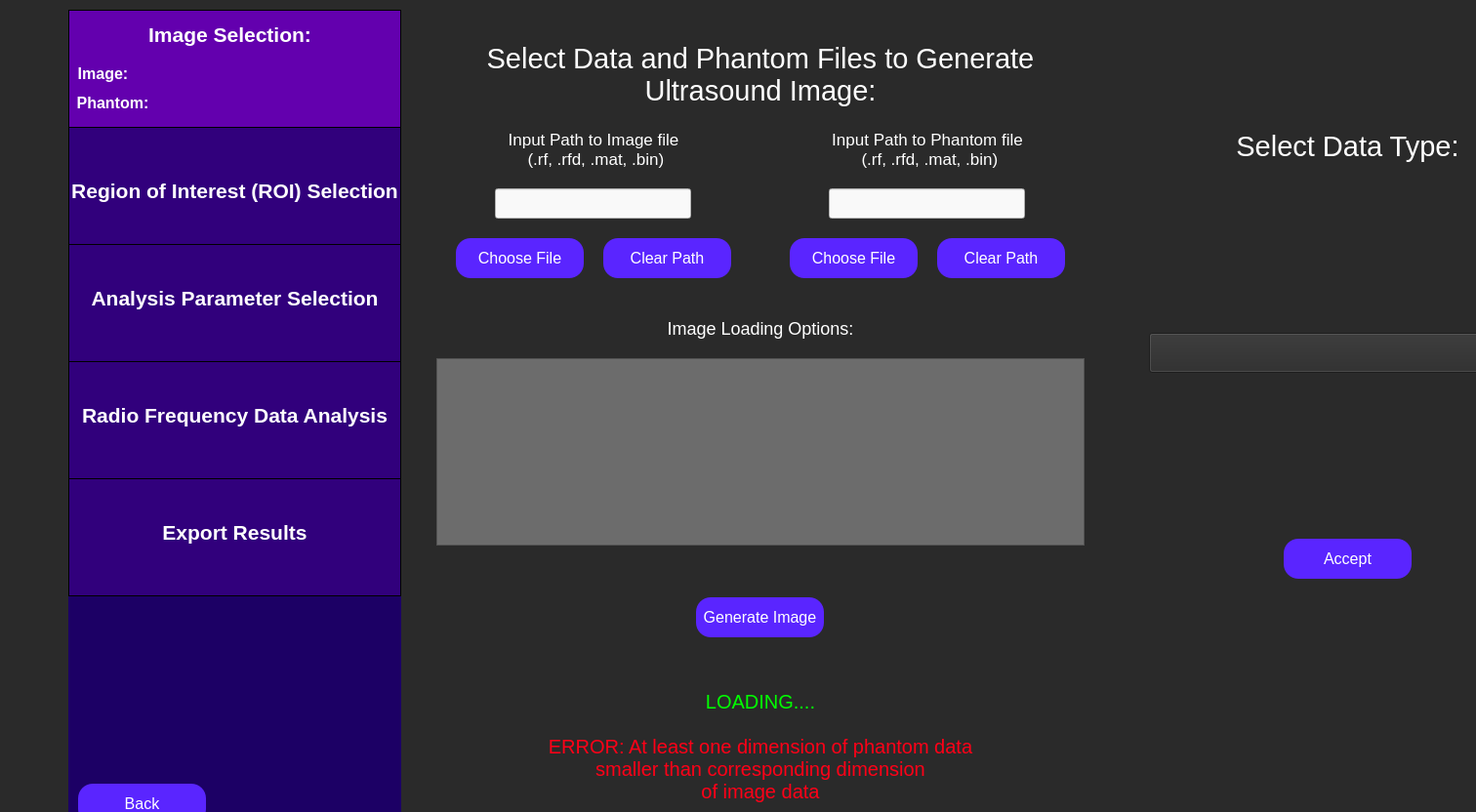
<?xml version="1.0" encoding="UTF-8"?>
<ui version="4.0">
 <class>selectImage</class>
 <widget class="QWidget" name="selectImage">
  <property name="geometry">
   <rect>
    <x>0</x>
    <y>0</y>
    <width>1512</width>
    <height>832</height>
   </rect>
  </property>
  <property name="minimumSize">
   <size>
    <width>201</width>
    <height>31</height>
   </size>
  </property>
  <property name="maximumSize">
   <size>
    <width>16777215</width>
    <height>16777215</height>
   </size>
  </property>
  <property name="windowTitle">
   <string>Select Ultrasound Image</string>
  </property>
  <property name="styleSheet">
   <string notr="true">QWidget {
	background: rgb(42, 42, 42);
}</string>
  </property>
  <widget class="QWidget" name="horizontalLayoutWidget">
   <property name="geometry">
    <rect>
     <x>70</x>
     <y>10</y>
     <width>1545</width>
     <height>844</height>
    </rect>
   </property>
   <layout class="QHBoxLayout" name="full_screen_layout" stretch="1,5,5">
    <item>
     <layout class="QVBoxLayout" name="side_bar_layout" stretch="0,0">
      <property name="spacing">
       <number>0</number>
      </property>
      <property name="sizeConstraint">
       <enum>QLayout::SetMaximumSize</enum>
      </property>
      <item>
       <widget class="QWidget" name="sidebar" native="true">
        <property name="minimumSize">
         <size>
          <width>341</width>
          <height>601</height>
         </size>
        </property>
        <property name="maximumSize">
         <size>
          <width>241</width>
          <height>601</height>
         </size>
        </property>
        <property name="toolTip">
         <string>&lt;html&gt;&lt;head/&gt;&lt;body&gt;&lt;p&gt;&lt;br/&gt;&lt;/p&gt;&lt;/body&gt;&lt;/html&gt;</string>
        </property>
        <property name="styleSheet">
         <string notr="true">QWidget {
	background-color: rgb(28, 0, 101);
}</string>
        </property>
        <widget class="QFrame" name="imageSelectionSidebar">
         <property name="geometry">
          <rect>
           <x>0</x>
           <y>0</y>
           <width>341</width>
           <height>121</height>
          </rect>
         </property>
         <property name="minimumSize">
          <size>
           <width>341</width>
           <height>121</height>
          </size>
         </property>
         <property name="maximumSize">
          <size>
           <width>341</width>
           <height>121</height>
          </size>
         </property>
         <property name="styleSheet">
          <string notr="true">QFrame {
	background-color: rgb(99, 0, 174);
	border: 1px solid black;
}</string>
         </property>
         <property name="frameShape">
          <enum>QFrame::StyledPanel</enum>
         </property>
         <property name="frameShadow">
          <enum>QFrame::Raised</enum>
         </property>
         <widget class="QLabel" name="imageSelectionLabelSidebar">
          <property name="geometry">
           <rect>
            <x>70</x>
            <y>0</y>
            <width>191</width>
            <height>51</height>
           </rect>
          </property>
          <property name="styleSheet">
           <string notr="true">QLabel {
	font-size: 21px;
	color: rgb(255, 255, 255);
	background-color: rgba(255, 255, 255, 0);
	border: 0px;
	font-weight: bold;
}</string>
          </property>
          <property name="text">
           <string>Image Selection:</string>
          </property>
          <property name="alignment">
           <set>Qt::AlignCenter</set>
          </property>
         </widget>
         <widget class="QLabel" name="imageLabel">
          <property name="geometry">
           <rect>
            <x>-60</x>
            <y>40</y>
            <width>191</width>
            <height>51</height>
           </rect>
          </property>
          <property name="styleSheet">
           <string notr="true">QLabel {
	font-size: 16px;
	color: rgb(255, 255, 255);
	background-color: rgba(255, 255, 255, 0);
	border: 0px;
	font-weight: bold;
}</string>
          </property>
          <property name="text">
           <string>Image:</string>
          </property>
          <property name="alignment">
           <set>Qt::AlignCenter</set>
          </property>
         </widget>
         <widget class="QLabel" name="phantomLabel">
          <property name="geometry">
           <rect>
            <x>-50</x>
            <y>70</y>
            <width>191</width>
            <height>51</height>
           </rect>
          </property>
          <property name="styleSheet">
           <string notr="true">QLabel {
	font-size: 16px;
	color: rgb(255, 255, 255);
	background-color: rgba(255, 255, 255, 0);
	border: 0px;
	font-weight: bold
}</string>
          </property>
          <property name="text">
           <string>Phantom:</string>
          </property>
          <property name="alignment">
           <set>Qt::AlignCenter</set>
          </property>
         </widget>
        </widget>
        <widget class="QFrame" name="roiSidebar">
         <property name="geometry">
          <rect>
           <x>0</x>
           <y>120</y>
           <width>341</width>
           <height>121</height>
          </rect>
         </property>
         <property name="maximumSize">
          <size>
           <width>341</width>
           <height>121</height>
          </size>
         </property>
         <property name="styleSheet">
          <string notr="true">QFrame {
	background-color: rgb(49, 0, 124);
	border: 1px solid black;
}</string>
         </property>
         <property name="frameShape">
          <enum>QFrame::StyledPanel</enum>
         </property>
         <property name="frameShadow">
          <enum>QFrame::Raised</enum>
         </property>
         <widget class="QLabel" name="roiSidebarLabel">
          <property name="geometry">
           <rect>
            <x>0</x>
            <y>40</y>
            <width>341</width>
            <height>51</height>
           </rect>
          </property>
          <property name="styleSheet">
           <string notr="true">QLabel {
	font-size: 21px;
	color: rgb(255, 255, 255);
	background-color: rgba(255, 255, 255, 0);
	border: 0px;
	font-weight: bold;
}</string>
          </property>
          <property name="text">
           <string>Region of Interest (ROI) Selection</string>
          </property>
          <property name="alignment">
           <set>Qt::AlignCenter</set>
          </property>
         </widget>
        </widget>
        <widget class="QFrame" name="rfAnalysisSidebar">
         <property name="geometry">
          <rect>
           <x>0</x>
           <y>360</y>
           <width>341</width>
           <height>121</height>
          </rect>
         </property>
         <property name="minimumSize">
          <size>
           <width>341</width>
           <height>121</height>
          </size>
         </property>
         <property name="maximumSize">
          <size>
           <width>341</width>
           <height>121</height>
          </size>
         </property>
         <property name="styleSheet">
          <string notr="true">QFrame {
	background-color:  rgb(49, 0, 124);
	border: 1px solid black;
}</string>
         </property>
         <property name="frameShape">
          <enum>QFrame::StyledPanel</enum>
         </property>
         <property name="frameShadow">
          <enum>QFrame::Raised</enum>
         </property>
         <widget class="QLabel" name="rfAnalysisLabel">
          <property name="geometry">
           <rect>
            <x>0</x>
            <y>30</y>
            <width>341</width>
            <height>51</height>
           </rect>
          </property>
          <property name="styleSheet">
           <string notr="true">QLabel {
	font-size: 21px;
	color: rgb(255, 255, 255);
	background-color: rgba(255, 255, 255, 0);
	border: 0px;
	font-weight: bold;
}</string>
          </property>
          <property name="text">
           <string>Radio Frequency Data Analysis</string>
          </property>
          <property name="alignment">
           <set>Qt::AlignCenter</set>
          </property>
         </widget>
        </widget>
        <widget class="QFrame" name="exportResultsSidebar">
         <property name="geometry">
          <rect>
           <x>0</x>
           <y>480</y>
           <width>341</width>
           <height>121</height>
          </rect>
         </property>
         <property name="minimumSize">
          <size>
           <width>341</width>
           <height>121</height>
          </size>
         </property>
         <property name="maximumSize">
          <size>
           <width>341</width>
           <height>121</height>
          </size>
         </property>
         <property name="styleSheet">
          <string notr="true">QFrame {
	background-color:  rgb(49, 0, 124);
	border: 1px solid black;
}</string>
         </property>
         <property name="frameShape">
          <enum>QFrame::StyledPanel</enum>
         </property>
         <property name="frameShadow">
          <enum>QFrame::Raised</enum>
         </property>
         <widget class="QLabel" name="exportResultsLabel">
          <property name="geometry">
           <rect>
            <x>20</x>
            <y>30</y>
            <width>301</width>
            <height>51</height>
           </rect>
          </property>
          <property name="styleSheet">
           <string notr="true">QLabel {
	font-size: 21px;
	color: rgb(255, 255, 255);
	background-color: rgba(255, 255, 255, 0);
	border: 0px;
	font-weight: bold;
}</string>
          </property>
          <property name="text">
           <string>Export Results</string>
          </property>
          <property name="alignment">
           <set>Qt::AlignCenter</set>
          </property>
         </widget>
        </widget>
        <widget class="QFrame" name="analysisParamsSidebar">
         <property name="geometry">
          <rect>
           <x>0</x>
           <y>240</y>
           <width>341</width>
           <height>121</height>
          </rect>
         </property>
         <property name="maximumSize">
          <size>
           <width>341</width>
           <height>121</height>
          </size>
         </property>
         <property name="styleSheet">
          <string notr="true">QFrame {
	background-color: rgb(49, 0, 124);
	border: 1px solid black;
}</string>
         </property>
         <property name="frameShape">
          <enum>QFrame::StyledPanel</enum>
         </property>
         <property name="frameShadow">
          <enum>QFrame::Raised</enum>
         </property>
         <widget class="QLabel" name="analysisParamsLabel">
          <property name="geometry">
           <rect>
            <x>0</x>
            <y>30</y>
            <width>341</width>
            <height>51</height>
           </rect>
          </property>
          <property name="styleSheet">
           <string notr="true">QLabel {
	font-size: 21px;
	color: rgb(255, 255, 255);
	background-color: rgba(255, 255, 255, 0);
	border: 0px;
	font-weight:bold;
}</string>
          </property>
          <property name="text">
           <string>Analysis Parameter Selection</string>
          </property>
          <property name="alignment">
           <set>Qt::AlignCenter</set>
          </property>
         </widget>
        </widget>
       </widget>
      </item>
      <item>
       <widget class="QFrame" name="gridFrame">
        <property name="minimumSize">
         <size>
          <width>341</width>
          <height>0</height>
         </size>
        </property>
        <property name="maximumSize">
         <size>
          <width>341</width>
          <height>16777215</height>
         </size>
        </property>
        <property name="styleSheet">
         <string notr="true">QFrame {
	background-color: rgb(28, 0, 101);
}</string>
        </property>
        <layout class="QGridLayout" name="backButtonGrid" rowstretch="0,0">
         <property name="sizeConstraint">
          <enum>QLayout::SetMinAndMaxSize</enum>
         </property>
         <property name="leftMargin">
          <number>10</number>
         </property>
         <property name="topMargin">
          <number>10</number>
         </property>
         <property name="rightMargin">
          <number>10</number>
         </property>
         <property name="bottomMargin">
          <number>10</number>
         </property>
         <item row="0" column="0">
          <spacer name="verticalSpacer">
           <property name="orientation">
            <enum>Qt::Vertical</enum>
           </property>
           <property name="sizeHint" stdset="0">
            <size>
             <width>20</width>
             <height>40</height>
            </size>
           </property>
          </spacer>
         </item>
         <item row="1" column="1">
          <spacer name="horizontalSpacer">
           <property name="orientation">
            <enum>Qt::Horizontal</enum>
           </property>
           <property name="sizeHint" stdset="0">
            <size>
             <width>40</width>
             <height>20</height>
            </size>
           </property>
          </spacer>
         </item>
         <item row="1" column="0">
          <widget class="QPushButton" name="back_button">
           <property name="minimumSize">
            <size>
             <width>131</width>
             <height>41</height>
            </size>
           </property>
           <property name="maximumSize">
            <size>
             <width>131</width>
             <height>41</height>
            </size>
           </property>
           <property name="styleSheet">
            <string notr="true">QPushButton {
	color: white;
	font-size: 16px;
	background: rgb(90, 37, 255);
	border-radius: 15px;
}</string>
           </property>
           <property name="text">
            <string>Back</string>
           </property>
          </widget>
         </item>
        </layout>
       </widget>
      </item>
     </layout>
    </item>
    <item>
     <layout class="QVBoxLayout" name="img_selection_layout" stretch="2,2,0,0,3,0,2">
      <property name="spacing">
       <number>20</number>
      </property>
      <property name="leftMargin">
       <number>30</number>
      </property>
      <property name="topMargin">
       <number>30</number>
      </property>
      <property name="rightMargin">
       <number>30</number>
      </property>
      <property name="bottomMargin">
       <number>30</number>
      </property>
      <item>
       <widget class="QLabel" name="select_data_label">
        <property name="styleSheet">
         <string notr="true">QLabel {
	font-size: 29px;
	color: rgb(255, 255, 255);
	background-color: rgba(255, 255, 255, 0);
}</string>
        </property>
        <property name="text">
         <string>Select Data and Phantom Files to Generate Ultrasound Image:</string>
        </property>
        <property name="textFormat">
         <enum>Qt::AutoText</enum>
        </property>
        <property name="scaledContents">
         <bool>false</bool>
        </property>
        <property name="alignment">
         <set>Qt::AlignCenter</set>
        </property>
        <property name="wordWrap">
         <bool>true</bool>
        </property>
       </widget>
      </item>
      <item>
       <layout class="QHBoxLayout" name="chooseImgPhantLayout">
        <item>
         <layout class="QVBoxLayout" name="chooseImgLayout">
          <property name="leftMargin">
           <number>20</number>
          </property>
          <property name="rightMargin">
           <number>20</number>
          </property>
          <item>
           <spacer name="verticalSpacer_2">
            <property name="orientation">
             <enum>Qt::Vertical</enum>
            </property>
            <property name="sizeHint" stdset="0">
             <size>
              <width>20</width>
              <height>40</height>
             </size>
            </property>
           </spacer>
          </item>
          <item>
           <widget class="QLabel" name="image_path_label">
            <property name="styleSheet">
             <string notr="true">QLabel {
	background-color: rgba(255, 255, 255, 0);
	color: white;
	font-size: 17px;
}</string>
            </property>
            <property name="text">
             <string>Input Path to Image file
 (.rf, .rfd, .mat, .bin)</string>
            </property>
            <property name="alignment">
             <set>Qt::AlignCenter</set>
            </property>
            <property name="textInteractionFlags">
             <set>Qt::NoTextInteraction</set>
            </property>
           </widget>
          </item>
          <item alignment="Qt::AlignHCenter|Qt::AlignVCenter">
           <widget class="QLineEdit" name="image_path_input">
            <property name="minimumSize">
             <size>
              <width>201</width>
              <height>31</height>
             </size>
            </property>
            <property name="maximumSize">
             <size>
              <width>401</width>
              <height>31</height>
             </size>
            </property>
            <property name="styleSheet">
             <string notr="true">QLineEdit {
	background-color: rgb(249, 249, 249);
	color: black;
}</string>
            </property>
           </widget>
          </item>
          <item>
           <layout class="QHBoxLayout" name="chooseImageButtonsLayout">
            <item>
             <widget class="QPushButton" name="choose_image_path_button">
              <property name="minimumSize">
               <size>
                <width>131</width>
                <height>41</height>
               </size>
              </property>
              <property name="maximumSize">
               <size>
                <width>131</width>
                <height>41</height>
               </size>
              </property>
              <property name="styleSheet">
               <string notr="true">QPushButton {
	color: white;
	font-size: 16px;
	background: rgb(90, 37, 255);
	border-radius: 15px;
}</string>
              </property>
              <property name="text">
               <string>Choose File</string>
              </property>
             </widget>
            </item>
            <item>
             <widget class="QPushButton" name="clear_image_path_button">
              <property name="minimumSize">
               <size>
                <width>131</width>
                <height>41</height>
               </size>
              </property>
              <property name="maximumSize">
               <size>
                <width>131</width>
                <height>41</height>
               </size>
              </property>
              <property name="styleSheet">
               <string notr="true">QPushButton {
	color: white;
	font-size: 16px;
	background: rgb(90, 37, 255);
	border-radius: 15px;
}</string>
              </property>
              <property name="text">
               <string>Clear Path</string>
              </property>
             </widget>
            </item>
           </layout>
          </item>
          <item>
           <spacer name="verticalSpacer_3">
            <property name="orientation">
             <enum>Qt::Vertical</enum>
            </property>
            <property name="sizeHint" stdset="0">
             <size>
              <width>20</width>
              <height>40</height>
             </size>
            </property>
           </spacer>
          </item>
         </layout>
        </item>
        <item>
         <layout class="QVBoxLayout" name="choosePhantomLayout">
          <property name="leftMargin">
           <number>20</number>
          </property>
          <property name="rightMargin">
           <number>20</number>
          </property>
          <item>
           <spacer name="verticalSpacer_4">
            <property name="orientation">
             <enum>Qt::Vertical</enum>
            </property>
            <property name="sizeHint" stdset="0">
             <size>
              <width>20</width>
              <height>40</height>
             </size>
            </property>
           </spacer>
          </item>
          <item>
           <widget class="QLabel" name="phantom_path_label">
            <property name="styleSheet">
             <string notr="true">QLabel {
	background-color: rgba(255, 255, 255, 0);
	color: white;
	font-size: 17px;
}</string>
            </property>
            <property name="text">
             <string>Input Path to Phantom file
 (.rf, .rfd, .mat, .bin)</string>
            </property>
            <property name="alignment">
             <set>Qt::AlignCenter</set>
            </property>
            <property name="textInteractionFlags">
             <set>Qt::NoTextInteraction</set>
            </property>
           </widget>
          </item>
          <item alignment="Qt::AlignHCenter|Qt::AlignVCenter">
           <widget class="QLineEdit" name="phantom_path_input">
            <property name="minimumSize">
             <size>
              <width>201</width>
              <height>31</height>
             </size>
            </property>
            <property name="maximumSize">
             <size>
              <width>401</width>
              <height>31</height>
             </size>
            </property>
            <property name="styleSheet">
             <string notr="true">QLineEdit {
	background-color: rgb(249, 249, 249);
	color: black;
}</string>
            </property>
           </widget>
          </item>
          <item>
           <layout class="QHBoxLayout" name="choosePhantomButtonsLayout">
            <item>
             <widget class="QPushButton" name="choose_phantom_path_button">
              <property name="minimumSize">
               <size>
                <width>131</width>
                <height>41</height>
               </size>
              </property>
              <property name="maximumSize">
               <size>
                <width>131</width>
                <height>41</height>
               </size>
              </property>
              <property name="styleSheet">
               <string notr="true">QPushButton {
	color: white;
	font-size: 16px;
	background: rgb(90, 37, 255);
	border-radius: 15px;
}</string>
              </property>
              <property name="text">
               <string>Choose File</string>
              </property>
             </widget>
            </item>
            <item>
             <widget class="QPushButton" name="clear_phantom_path_button">
              <property name="minimumSize">
               <size>
                <width>131</width>
                <height>41</height>
               </size>
              </property>
              <property name="maximumSize">
               <size>
                <width>131</width>
                <height>41</height>
               </size>
              </property>
              <property name="styleSheet">
               <string notr="true">QPushButton {
	color: white;
	font-size: 16px;
	background: rgb(90, 37, 255);
	border-radius: 15px;
}</string>
              </property>
              <property name="text">
               <string>Clear Path</string>
              </property>
             </widget>
            </item>
           </layout>
          </item>
          <item>
           <spacer name="verticalSpacer_5">
            <property name="orientation">
             <enum>Qt::Vertical</enum>
            </property>
            <property name="sizeHint" stdset="0">
             <size>
              <width>20</width>
              <height>40</height>
             </size>
            </property>
           </spacer>
          </item>
         </layout>
        </item>
       </layout>
      </item>
      <item>
       <widget class="QLabel" name="analysis_kwargs_label">
        <property name="styleSheet">
         <string notr="true">QLabel {
	font-size: 18px;
	color: rgb(255, 255, 255);
	background-color: rgba(255, 255, 255, 0);
}</string>
        </property>
        <property name="text">
         <string>
Image Loading Options:</string>
        </property>
        <property name="textFormat">
         <enum>Qt::AutoText</enum>
        </property>
        <property name="scaledContents">
         <bool>false</bool>
        </property>
        <property name="alignment">
         <set>Qt::AlignCenter</set>
        </property>
        <property name="wordWrap">
         <bool>true</bool>
        </property>
       </widget>
      </item>
      <item>
       <widget class="QTextEdit" name="analysis_kwargs_box">
        <property name="styleSheet">
         <string notr="true">QTextEdit {
	background: rgb(108, 108, 108);
	color: white;
}</string>
        </property>
       </widget>
      </item>
      <item alignment="Qt::AlignHCenter|Qt::AlignVCenter">
       <widget class="QPushButton" name="generate_image_button">
        <property name="minimumSize">
         <size>
          <width>131</width>
          <height>41</height>
         </size>
        </property>
        <property name="maximumSize">
         <size>
          <width>131</width>
          <height>41</height>
         </size>
        </property>
        <property name="styleSheet">
         <string notr="true">QPushButton {
	color: white;
	font-size: 16px;
	background: rgb(90, 37, 255);
	border-radius: 15px;
}</string>
        </property>
        <property name="text">
         <string>Generate Image</string>
        </property>
       </widget>
      </item>
      <item>
       <widget class="QLabel" name="loading_screen_label">
        <property name="styleSheet">
         <string notr="true">QLabel {
	color: rgb(0, 255, 0);
	font-size: 20px;
	background-color: rgba(255, 255, 255, 0);
}</string>
        </property>
        <property name="text">
         <string>LOADING....</string>
        </property>
        <property name="alignment">
         <set>Qt::AlignCenter</set>
        </property>
       </widget>
      </item>
      <item>
       <widget class="QLabel" name="select_image_error_msg">
        <property name="styleSheet">
         <string notr="true">QLabel {
	color: rgb(255, 0, 23);
	font-size: 20px;
	background-color: rgba(255, 255, 255, 0);
}</string>
        </property>
        <property name="text">
         <string>ERROR: At least one dimension of phantom data
smaller than corresponding dimension
of image data</string>
        </property>
        <property name="alignment">
         <set>Qt::AlignCenter</set>
        </property>
       </widget>
      </item>
     </layout>
    </item>
    <item>
     <layout class="QVBoxLayout" name="select_type_layout" stretch="2,2,2,1">
      <property name="spacing">
       <number>50</number>
      </property>
      <property name="leftMargin">
       <number>30</number>
      </property>
      <property name="rightMargin">
       <number>30</number>
      </property>
      <item alignment="Qt::AlignHCenter|Qt::AlignVCenter">
       <widget class="QLabel" name="select_type_label">
        <property name="styleSheet">
         <string notr="true">QLabel {
	font-size: 29px;
	color: rgb(255, 255, 255);
	background-color: rgba(255, 255, 255, 0);
}</string>
        </property>
        <property name="text">
         <string>Select Data Type:</string>
        </property>
        <property name="textFormat">
         <enum>Qt::AutoText</enum>
        </property>
        <property name="scaledContents">
         <bool>false</bool>
        </property>
        <property name="alignment">
         <set>Qt::AlignCenter</set>
        </property>
        <property name="wordWrap">
         <bool>true</bool>
        </property>
       </widget>
      </item>
      <item>
       <widget class="QComboBox" name="scan_type_dropdown">
        <property name="minimumSize">
         <size>
          <width>180</width>
          <height>41</height>
         </size>
        </property>
        <property name="maximumSize">
         <size>
          <width>16777215</width>
          <height>16777215</height>
         </size>
        </property>
        <property name="font">
         <font>
          <pointsize>16</pointsize>
         </font>
        </property>
        <property name="styleSheet">
         <string notr="true">QComboBox {
	color: white;
}</string>
        </property>
       </widget>
      </item>
      <item alignment="Qt::AlignHCenter|Qt::AlignVCenter">
       <widget class="QPushButton" name="accept_type_button">
        <property name="minimumSize">
         <size>
          <width>131</width>
          <height>41</height>
         </size>
        </property>
        <property name="maximumSize">
         <size>
          <width>131</width>
          <height>41</height>
         </size>
        </property>
        <property name="styleSheet">
         <string notr="true">QPushButton {
	color: white;
	font-size: 16px;
	background: rgb(90, 37, 255);
	border-radius: 15px;
}</string>
        </property>
        <property name="text">
         <string>Accept</string>
        </property>
       </widget>
      </item>
      <item>
       <spacer name="verticalSpacer_10">
        <property name="orientation">
         <enum>Qt::Vertical</enum>
        </property>
        <property name="sizeHint" stdset="0">
         <size>
          <width>20</width>
          <height>40</height>
         </size>
        </property>
       </spacer>
      </item>
     </layout>
    </item>
   </layout>
  </widget>
 </widget>
 <resources/>
 <connections/>
</ui>
